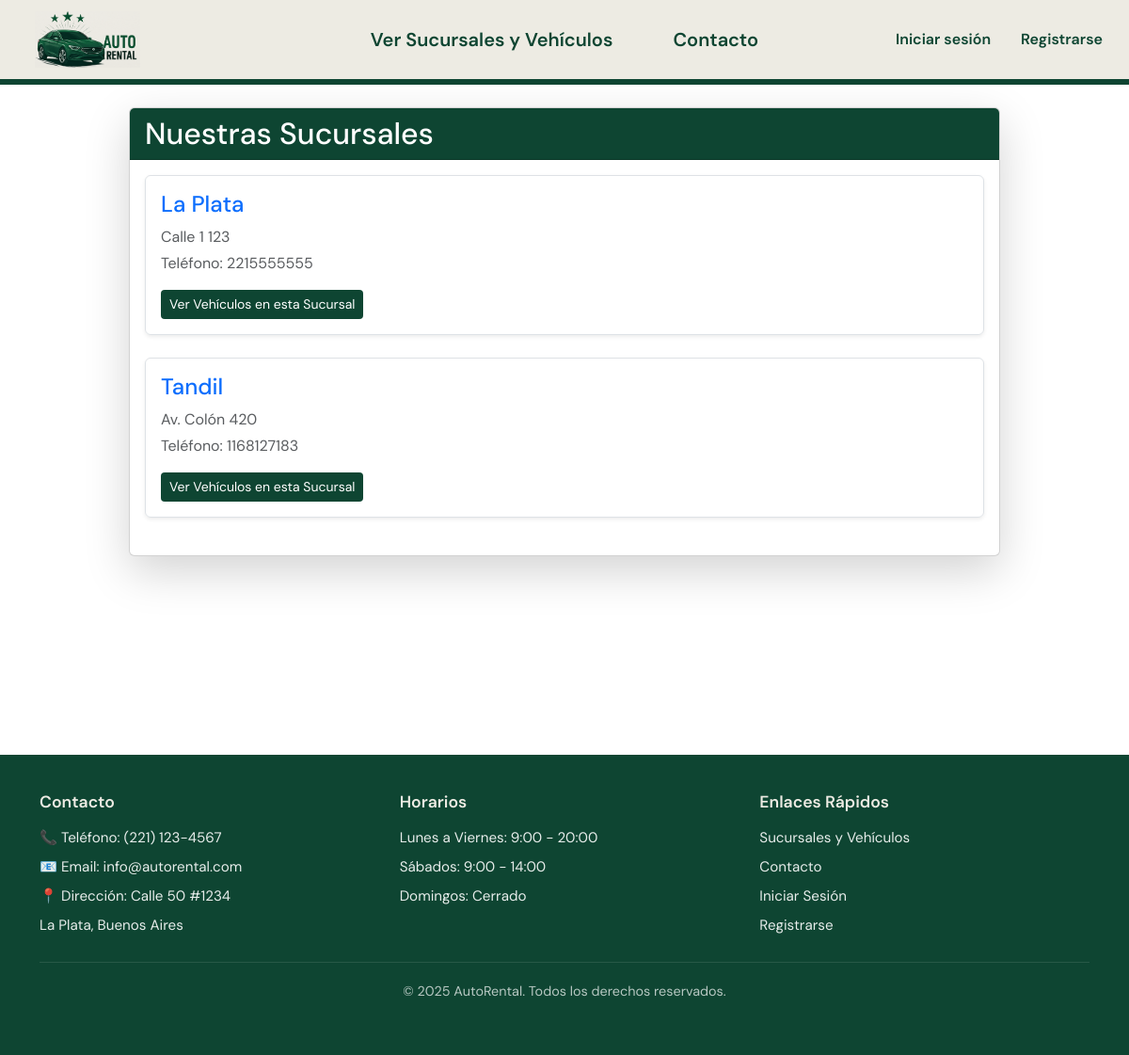
The app's page /sucursales/ with its own data.
### sucursales/models.py (models this page shows, shortened)
class Sucursal(models.Model):
    nombre = models.CharField(max_length=100)
    direccion = models.CharField(max_length=200)
    telefono = models.CharField(max_length=20)
    class Meta:
        verbose_name_plural = "Sucursales"

### sucursales/views.py (the view)
# urls.py: path('', views.SucursalListView.as_view(), name='lista_sucursales'),
class SucursalListView(ListView):
    model = Sucursal
    template_name = 'sucursales/sucursal_list.html'
    context_object_name = 'sucursales'
    queryset = Sucursal.objects.all().prefetch_related('vehiculos_en_sucursal')

### sucursales/templates/sucursales/sucursal_list.html (shortened to what this page needs)
{% extends 'home/base.html' %}
{% block content %}
<div class="row justify-content-center">
    <div class="col-md-10">
        <div class="card shadow-lg">
            <div class="card-header text-white" style="background-color: #0e4532;">
                <h2 class="mb-0">Nuestras Sucursales</h2>
            </div>
            <div class="card-body">
                {% if sucursales %}
                    <ul class="list-unstyled">
                        {% for sucursal in sucursales %}
                            <li class="mb-4 p-3 border rounded shadow-sm">
                                <h4>
                                    <a href="{% url 'sucursales:vehiculos_por_sucursal' sucursal.id %}" class="text-decoration-none text-primary">
                                        {{ sucursal.nombre }}
                                    </a>
                                </h4>
                                <p class="text-muted mb-1">{{ sucursal.direccion }}</p>
                                <p class="text-muted">Teléfono: {{ sucursal.telefono }}</p>
                                <a href="{% url 'sucursales:vehiculos_por_sucursal' sucursal.id %}" class="btn btn-sm text-white" style="background-color: #0e4532;">
                                    Ver Vehículos en esta Sucursal
                                </a>
                            </li>
                        {% endfor %}
                    </ul>
                {% else %}
                    <p>No hay sucursales disponibles en este momento.</p>
                    <p>Por favor, añade algunas desde el <a href="{% url 'admin:index' %}">panel de administración</a>.</p>
                {% endif %}
            </div>
        </div>
    </div>
</div>
{% endblock %}

### static/home/styles.css (style rules this page uses)
body { font-family: 'DM Sans', sans-serif; margin: 0; padding: 0; min-height: 100vh; display: flex; flex-direction: column; }

### records on screen
Sucursal: nombre "La Plata", direccion "Calle 1 123", telefono "2215555555"
Sucursal: nombre "Tandil", direccion "Av. Colón 420", telefono "1168127183"
